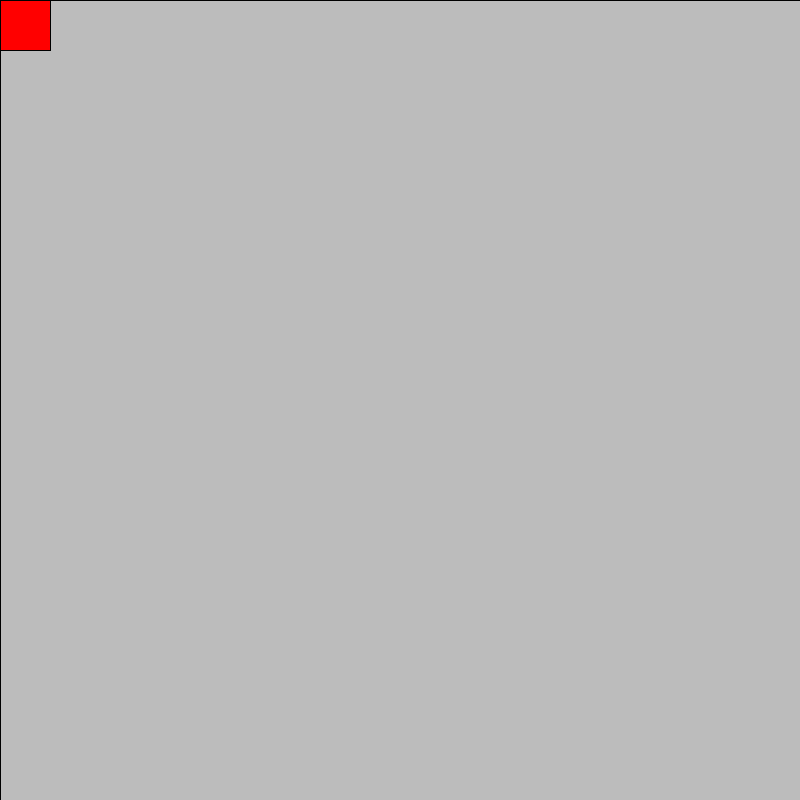
Frame 1 (no input)
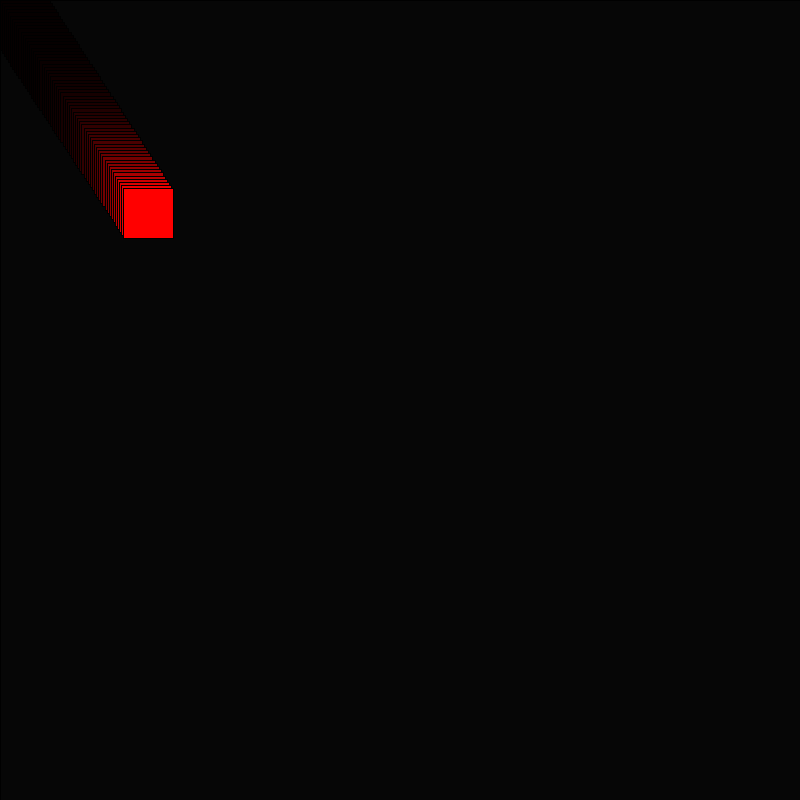
Frame 60 (the mouse pressed at the canvas centre just before this capture)
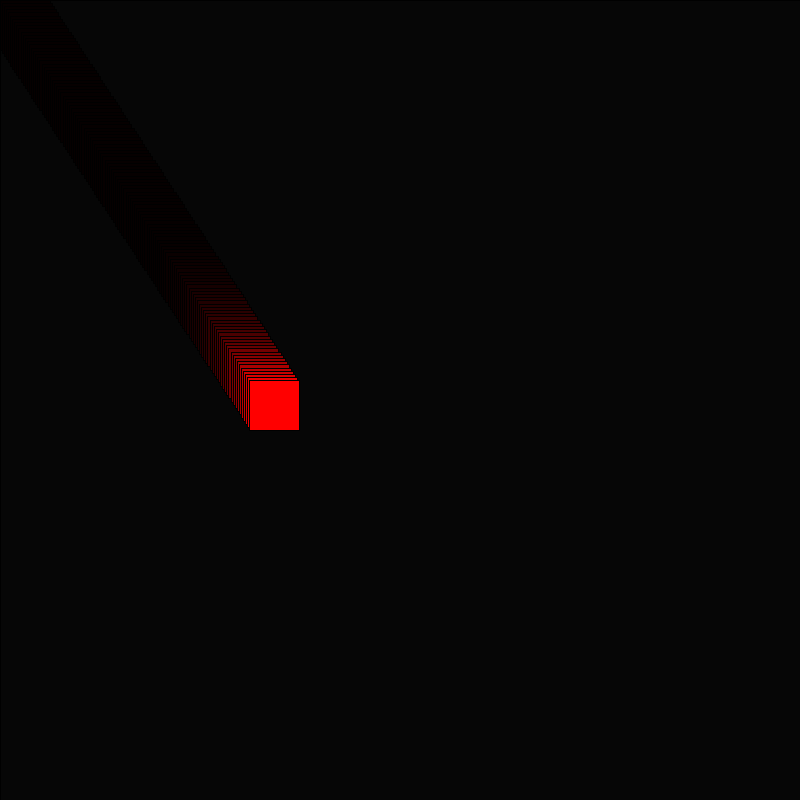
Frame 120 (the mouse held since frame 60 and released just before this capture)

The Processing sketch that drew these frames (run headless with seeded random() and noise(); from frame 60 on, the mouse is pressed at the canvas centre):

// Processing sketch: s00b_reviewanim
// ── s00b_reviewanim.pde

void setup() {
  size(800,800);
}

float x = 0, y = 0, dx = 2.1, dy = 3.2;
void draw() {
  fill(0,0,0, 20);
  rect(0,0, width, height);
  fill(255,0,0);
  rect(x,y, 50, 50);
  x += dx; y += dy;
  if (x < 0 || x >= width) {
    dx = -dx;
  }
  if (y < 0 || y >= height) {
    dy = -dy;
  }
}

void mousePressed() {
  ellipse(mouseX, mouseY, 50,50);
}
